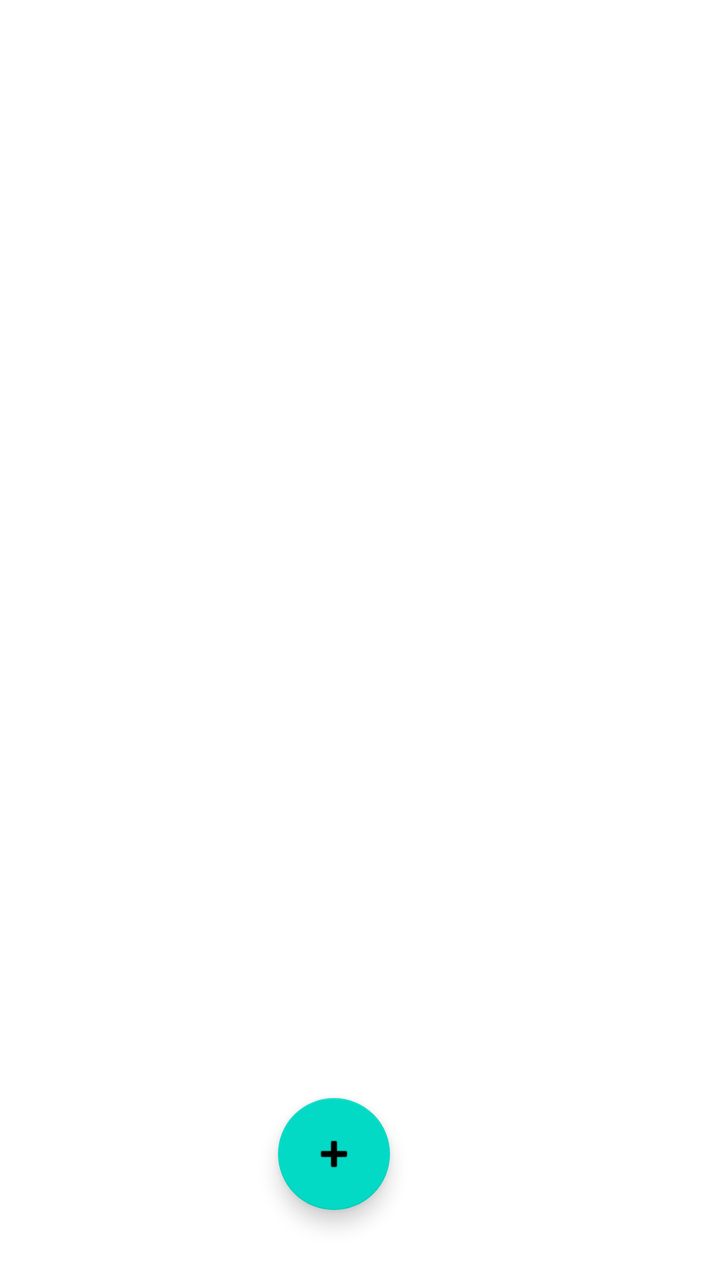
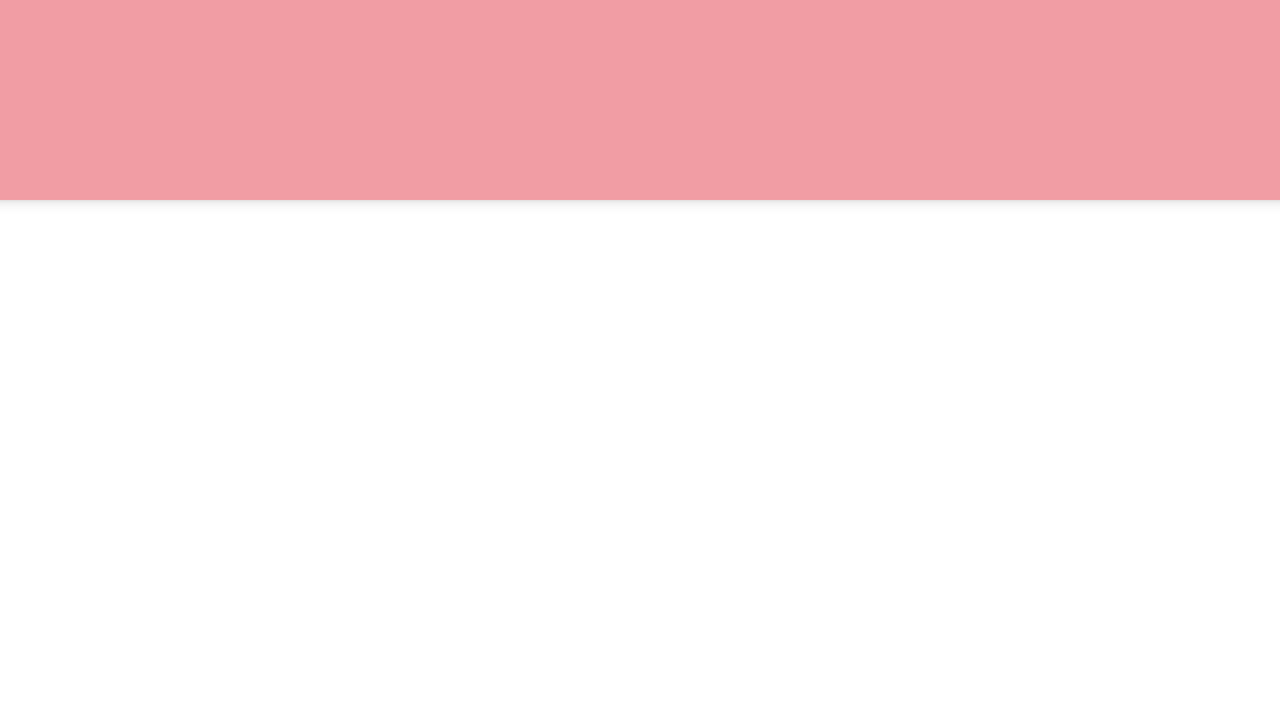

Compare how this app lays out the same screen by default and in its alternative resource folder. The renders come first, then the two layout files and the values they reference.
<!-- AndroidManifest.xml: application theme Theme.ProyectoDIMJoseSimon -->
<!-- res/layout/fragment_second.xml -->
<?xml version="1.0" encoding="utf-8"?>
<androidx.constraintlayout.widget.ConstraintLayout xmlns:android="http://schemas.android.com/apk/res/android"
    xmlns:app="http://schemas.android.com/apk/res-auto"
    xmlns:tools="http://schemas.android.com/tools"
    android:layout_width="match_parent"
    android:layout_height="match_parent"
    tools:context=".SecondFragment">



    <androidx.recyclerview.widget.RecyclerView
        android:id="@+id/tarjetitas"
        android:layout_width="match_parent"
        android:layout_height="wrap_content"
        app:layout_constraintBottom_toBottomOf="parent"
        app:layout_constraintEnd_toEndOf="parent"
        app:layout_constraintStart_toStartOf="parent"
        app:layout_constraintTop_toTopOf="parent" />


    <com.google.android.material.floatingactionbutton.FloatingActionButton
        android:id="@+id/FloatingAdd"
        android:layout_width="113dp"
        android:layout_height="wrap_content"
        android:clickable="true"
        android:contentDescription="@string/floating"
        android:focusable="true"
        app:layout_constraintBottom_toBottomOf="parent"
        app:layout_constraintEnd_toEndOf="parent"
        android:layout_marginEnd="165dp"
        android:layout_marginBottom="35dp"

        android:src="@android:drawable/ic_input_add" />


</androidx.constraintlayout.widget.ConstraintLayout>
<!-- resources referenced by this layout -->
<resources>
  <string name="floating">floating</string>
  <style name="Theme.ProyectoDIMJoseSimon" parent="Theme.MaterialComponents.DayNight.DarkActionBar">
          
          <item name="colorPrimary">@color/purple_500</item>
          <item name="colorPrimaryVariant">@color/purple_700</item>
          <item name="colorOnPrimary">@color/white</item>
          
          <item name="colorSecondary">@color/teal_200</item>
          <item name="colorSecondaryVariant">@color/teal_700</item>
          <item name="colorOnSecondary">@color/black</item>
          
          <item name="android:statusBarColor" tools:targetApi="l">?attr/colorPrimaryVariant</item>
          
      </style>
  <color name="purple_500">#FF6200EE</color>
  <color name="purple_700">#FF3700B3</color>
  <color name="white">#FFFFFFFF</color>
  <color name="teal_200">#FF03DAC5</color>
  <color name="teal_700">#FF018786</color>
  <color name="black">#FF000000</color>
</resources>
<!-- res/layout-land/fragment_second.xml (the author's variant of the layout above) -->
<!-- drawn on the phone turned sideways -->
<?xml version="1.0" encoding="utf-8"?>
<androidx.constraintlayout.widget.ConstraintLayout
    xmlns:android="http://schemas.android.com/apk/res/android" android:layout_width="match_parent"
    android:layout_height="match_parent">
    <include layout="@layout/toolbar"
        android:id="@+id/menu"/>
</androidx.constraintlayout.widget.ConstraintLayout>
<!-- res/layout/toolbar.xml (included above) -->
<?xml version="1.0" encoding="utf-8"?>
<androidx.appcompat.widget.Toolbar xmlns:android="http://schemas.android.com/apk/res/android"
    android:layout_width="match_parent"
    android:layout_height="100dp"
    android:background="#F19DA4"
    android:elevation="4dp"

    >

</androidx.appcompat.widget.Toolbar>
<!-- resources referenced by the variant -->
<!-- as the phone turned sideways resolves them -->
<resources>
  <style name="Theme.ProyectoDIMJoseSimon" parent="Theme.MaterialComponents.DayNight.DarkActionBar">
          
          <item name="colorPrimary">@color/purple_500</item>
          <item name="colorPrimaryVariant">@color/purple_700</item>
          <item name="colorOnPrimary">@color/white</item>
          
          <item name="colorSecondary">@color/teal_200</item>
          <item name="colorSecondaryVariant">@color/teal_700</item>
          <item name="colorOnSecondary">@color/black</item>
          
          <item name="android:statusBarColor" tools:targetApi="l">?attr/colorPrimaryVariant</item>
          
      </style>
  <color name="purple_500">#FF6200EE</color>
  <color name="purple_700">#FF3700B3</color>
  <color name="white">#FFFFFFFF</color>
  <color name="teal_200">#FF03DAC5</color>
  <color name="teal_700">#FF018786</color>
  <color name="black">#FF000000</color>
</resources>
